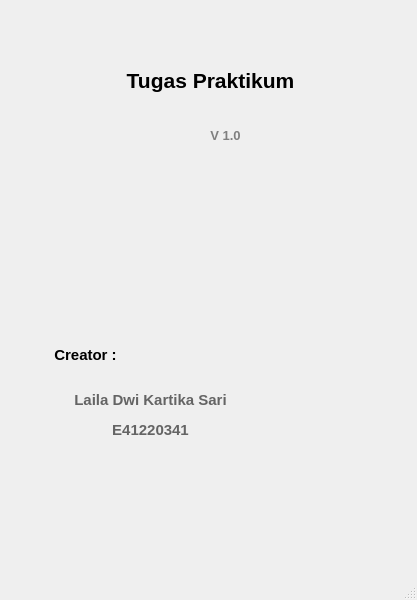
<?xml version="1.0" encoding="UTF-8"?>
<ui version="4.0">
 <class>MainWindow</class>
 <widget class="QMainWindow" name="MainWindow">
  <property name="geometry">
   <rect>
    <x>0</x>
    <y>0</y>
    <width>417</width>
    <height>600</height>
   </rect>
  </property>
  <property name="windowTitle">
   <string>MainWindow</string>
  </property>
  <widget class="QWidget" name="centralwidget">
   <widget class="QLabel" name="Tentang">
    <property name="geometry">
     <rect>
      <x>40</x>
      <y>380</y>
      <width>221</width>
      <height>71</height>
     </rect>
    </property>
    <property name="text">
     <string>&lt;html&gt;&lt;head/&gt;&lt;body&gt;&lt;p&gt;&lt;span style=&quot; font-size:11pt; font-weight:600; color:#646464;&quot;&gt;Laila Dwi Kartika Sari&lt;/span&gt;&lt;/p&gt;&lt;p&gt;&lt;span style=&quot; font-size:11pt; font-weight:600; color:#646464;&quot;&gt;E41220341&lt;/span&gt;&lt;/p&gt;&lt;/body&gt;&lt;/html&gt;</string>
    </property>
    <property name="alignment">
     <set>Qt::AlignCenter</set>
    </property>
   </widget>
   <widget class="QLabel" name="label_3">
    <property name="geometry">
     <rect>
      <x>30</x>
      <y>330</y>
      <width>111</width>
      <height>51</height>
     </rect>
    </property>
    <property name="text">
     <string>&lt;html&gt;&lt;head/&gt;&lt;body&gt;&lt;p&gt;&lt;span style=&quot; font-size:11pt; font-weight:600;&quot;&gt;Creator :&lt;/span&gt;&lt;/p&gt;&lt;/body&gt;&lt;/html&gt;</string>
    </property>
    <property name="alignment">
     <set>Qt::AlignCenter</set>
    </property>
   </widget>
   <widget class="QLabel" name="label">
    <property name="geometry">
     <rect>
      <x>70</x>
      <y>30</y>
      <width>281</width>
      <height>101</height>
     </rect>
    </property>
    <property name="text">
     <string>&lt;html&gt;&lt;head/&gt;&lt;body&gt;&lt;p&gt;&lt;span style=&quot; font-size:16pt; font-weight:600;&quot;&gt;Tugas Praktikum&lt;/span&gt;&lt;/p&gt;&lt;/body&gt;&lt;/html&gt;</string>
    </property>
    <property name="alignment">
     <set>Qt::AlignCenter</set>
    </property>
   </widget>
   <widget class="QLabel" name="label_2">
    <property name="geometry">
     <rect>
      <x>140</x>
      <y>110</y>
      <width>171</width>
      <height>51</height>
     </rect>
    </property>
    <property name="text">
     <string>&lt;html&gt;&lt;head/&gt;&lt;body&gt;&lt;p&gt;&lt;span style=&quot; font-size:10pt; font-weight:600; color:#7f7f7f;&quot;&gt;V 1.0&lt;/span&gt;&lt;/p&gt;&lt;/body&gt;&lt;/html&gt;</string>
    </property>
    <property name="alignment">
     <set>Qt::AlignCenter</set>
    </property>
   </widget>
  </widget>
  <widget class="QMenuBar" name="menubar">
   <property name="geometry">
    <rect>
     <x>0</x>
     <y>0</y>
     <width>417</width>
     <height>31</height>
    </rect>
   </property>
  </widget>
  <widget class="QStatusBar" name="statusbar"/>
 </widget>
 <resources/>
 <connections/>
</ui>
